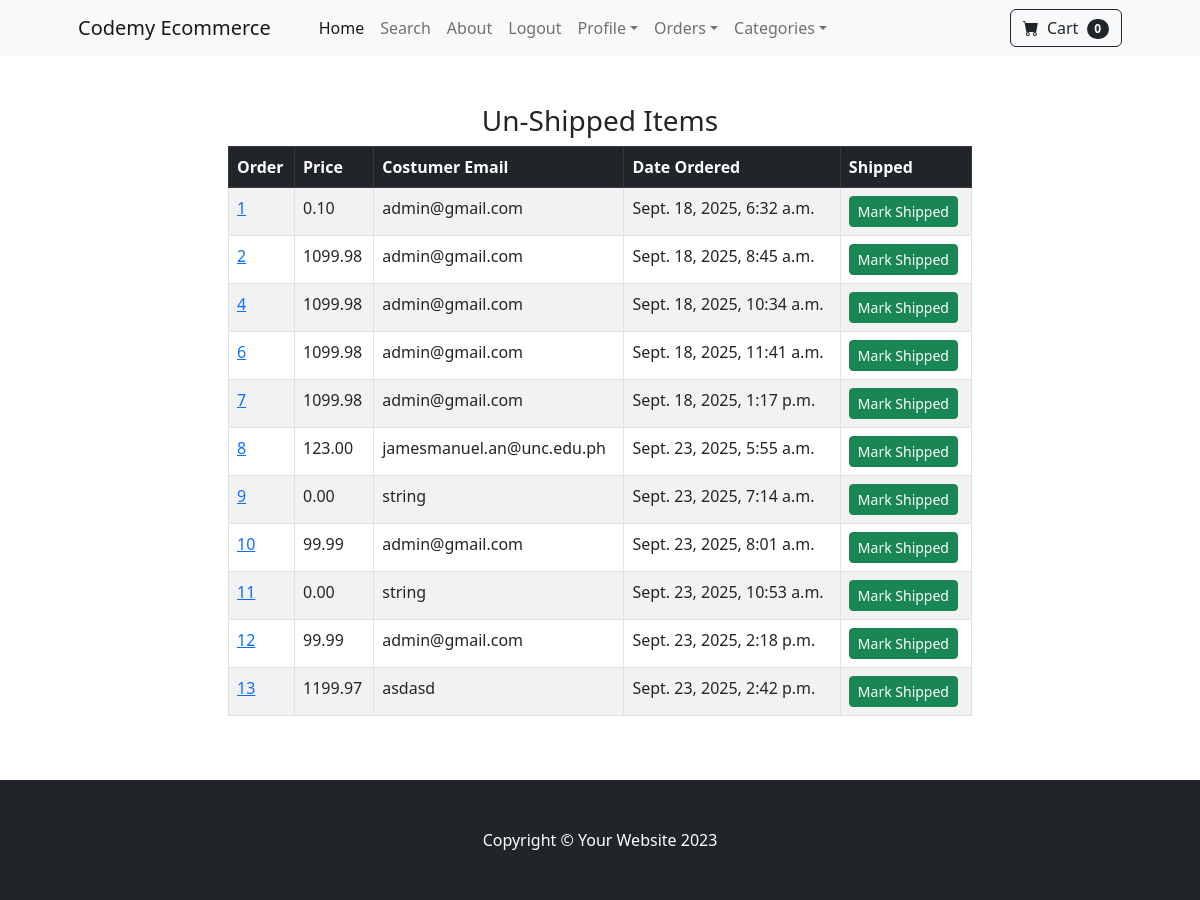
Page /payment/not_shipped_dash (signed in) on the committed database.
### payment/models.py (models this page shows, shortened)
class Order(models.Model):
    user = models.ForeignKey(User, on_delete=models.CASCADE, null=True, blank=True)
    full_name = models.CharField(max_length=250)
    email = models.EmailField(max_length=250)
    shipping_address = models.TextField(max_length=15000)
    amount_paid = models.DecimalField(max_digits=7, decimal_places=2)
    date_oredered = models.DateTimeField(auto_now_add=True)
    shipped = models.BooleanField(default=False)
    date_shipped = models.DateTimeField(blank=True, null=True)

### payment/views.py (the view, shortened to what this page needs)
# urls.py: path('not_shipped_dash', views.not_shipped_dash, name='not_shipped_dash'),
def not_shipped_dash(request):
     if request.user.is_authenticated and request.user.is_superuser:
        orders = Order.objects.filter(shipped=False)
        return render(request, 'payment/not_shipped_dash.html', {"orders":orders})
     else:
        messages.success(request, "Access Denied")
        return redirect('home')

### cart/cart.py (called while the page is built)
    def __len__(self):
        return len(self.cart)

### cart/context_processors.py (called while the page is built)
def cart(request):
    return {'cart':Cart(request)}

### payment/templates/payment/not_shipped_dash.html (shortened to what this page needs)
{% extends 'base.html' %}
{% block content %}
        <div class="container">
            <div class="row">
                <center>
                    <div class="col-8">
                        <br><br>
                        <h3>Un-Shipped Items</h3>
                        <table class="table table-striped table-hover table-bordered">
                        <thead class="table-dark">
                            <tr>
                                <th scope="col">Order</th>
                                <th scope="col">Price</th>
                                <th scope="col">Costumer Email</th>
                                <th scope="col">Date Ordered</th>
                                <th scope="col">Shipped</th>
                            </tr>
                        </thead>
                        <tbody>
                            {% for item in orders %}
                            <tr>
                                <td><a href="{% url 'orders' item.id %}">{{ item.id }}</a></td>
                                <td>{{ item.amount_paid }}</td>
                                <td>{{ item.email }}</td>
                                <td>{{ item.date_oredered }}</td>
                                <td>
                                    <form method="POST">
                                        <button type="submit" class="btn btn-success btn-sm">Mark Shipped</button>
                                    </form>
                                </td>
                            </tr>
                            {% endfor %}
                        </tbody>
                        </table>
                        <br><br>
                    </div>
                </center>
            </div>
        </div>
{% endblock %}

### rows in the picture
Order: id "1", amount_paid "0.10", email "admin@gmail.com", date_oredered "Sept. 18, 2025, 6:32 a.m."
Order: id "2", amount_paid "1099.98", email "admin@gmail.com", date_oredered "Sept. 18, 2025, 8:45 a.m."
Order: id "4", amount_paid "1099.98", email "admin@gmail.com", date_oredered "Sept. 18, 2025, 10:34 a.m."
Order: id "6", amount_paid "1099.98", email "admin@gmail.com", date_oredered "Sept. 18, 2025, 11:41 a.m."
Order: id "7", amount_paid "1099.98", email "admin@gmail.com", date_oredered "Sept. 18, 2025, 1:17 p.m."
Order: id "8", amount_paid "123.00", email "jamesmanuel.an@unc.edu.ph", date_oredered "Sept. 23, 2025, 5:55 a.m."
Order: id "9", amount_paid "0.00", email "string", date_oredered "Sept. 23, 2025, 7:14 a.m."
Order: id "10", amount_paid "99.99", email "admin@gmail.com", date_oredered "Sept. 23, 2025, 8:01 a.m."
Order: id "11", amount_paid "0.00", email "string", date_oredered "Sept. 23, 2025, 10:53 a.m."
Order: id "12", amount_paid "99.99", email "admin@gmail.com", date_oredered "Sept. 23, 2025, 2:18 p.m."
Order: id "13", amount_paid "1199.97", email "asdasd", date_oredered "Sept. 23, 2025, 2:42 p.m."

### other values in the picture
{{ cart|length }} "0"
